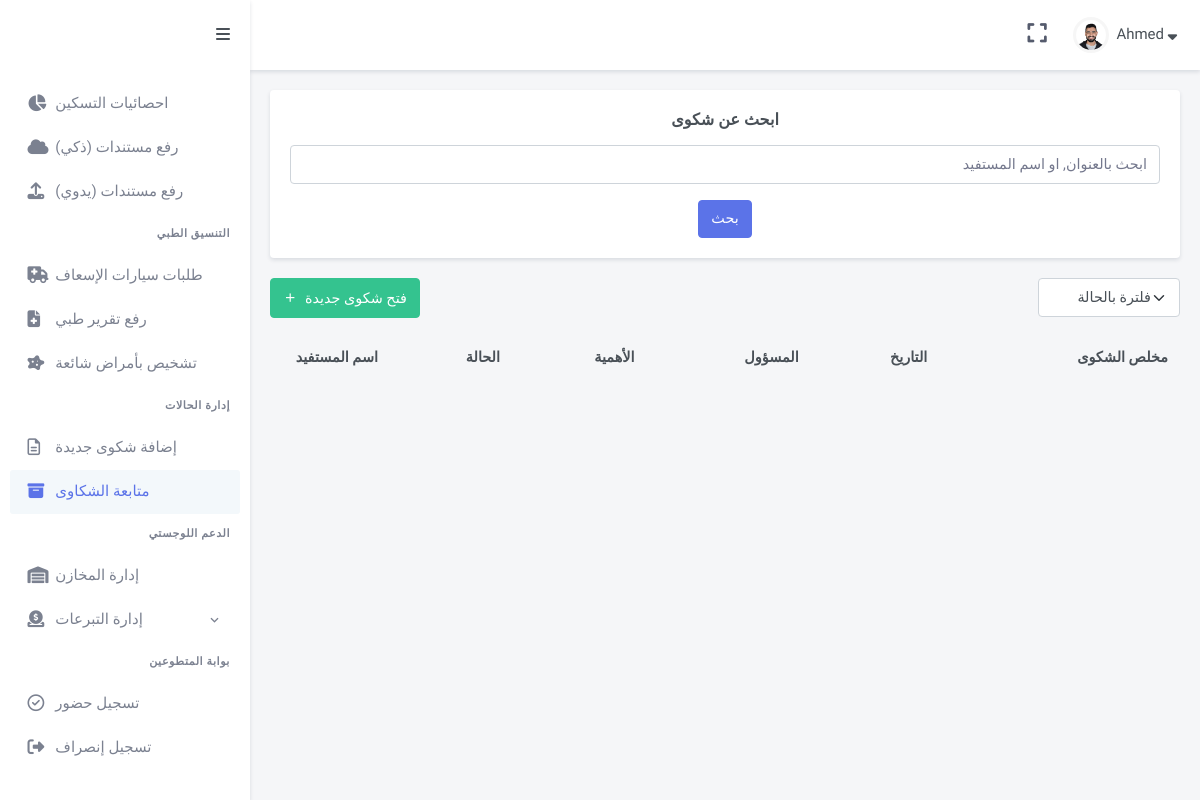
The page /case_management/cases (signed in) on the database as committed earlier.
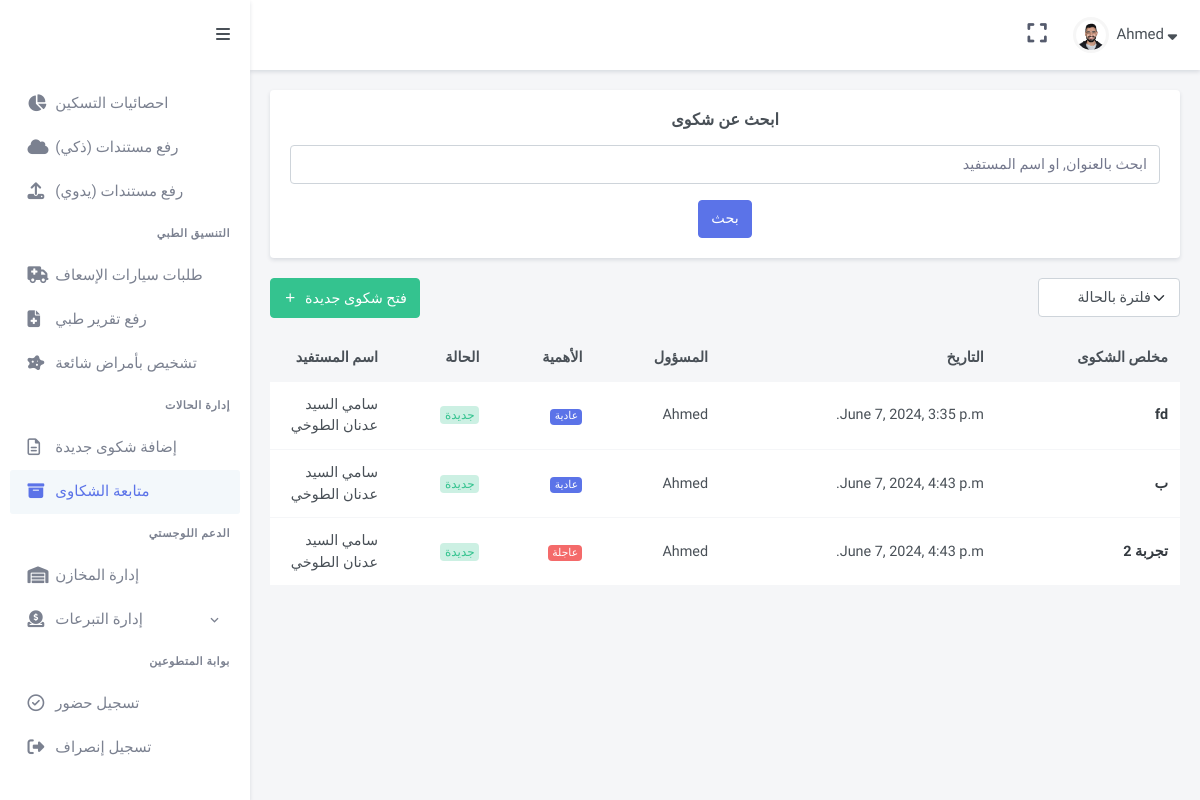
The same page on the database as committed later.
### case_management/models.py (models this page shows, shortened)
class Tickets(models.Model):
    title = models.CharField(max_length = 32)
    belongsTo = models.ForeignKey(Person, on_delete=models.CASCADE, related_name="PersonTickets")
    status = models.CharField(max_length = 32)
    is_urgent = models.BooleanField(default=False)
    date = models.DateTimeField(auto_now_add=True, blank=True)
    content = models.TextField()
    ticketScannedDocs = models.FileField(upload_to="Tickets", blank=True)
    author = models.ForeignKey(User, on_delete=models.CASCADE, related_name="authorTickets")
    caseResponsible = models.ForeignKey(User, on_delete=models.CASCADE, related_name="responsible")

### GazaResponse/models.py (models this page shows)
class Person(models.Model):
    name = models.CharField(max_length = 64)
    profile_pic = models.ImageField(upload_to="ProfilePics", blank = True)
    birthday = models.DateField()
    theType = models.CharField(max_length = 64)
    gender = models.CharField(max_length = 64, default = 'ذكر')
    idNumber = models.CharField(max_length = 64)
    code = models.CharField(max_length = 64, blank=True)
    status = models.CharField(max_length = 64)
    phoneNumber = models.CharField(max_length = 64, blank=True)
    isDisabled  = models.BooleanField(default = False)
    hasCancer = models.BooleanField(default = False)
    personGroup = models.ForeignKey(Group, on_delete=models.CASCADE, related_name="relatives")
    pHospital = models.ForeignKey(Hospital, on_delete = models.CASCADE)
    diagnosis = models.TextField(blank = True)
    accommodation  = models.ForeignKey(Apartment, on_delete = models.CASCADE, related_name="residents")
    scannedDocs = models.FileField(upload_to="IDs", blank=True)
    entryDate =  models.DateField(null=True, blank=True)
    hostingStartDate = models.DateField(null=True, blank=True)
    def __str__(self):
        return f'{self.name}'

### case_management/views.py (the view)
# urls.py: path("cases", views.retrieveAllPosts, name="cases"),
@login_required(login_url="/auth")
def retrieveAllPosts(request):
    return render(request, "cases/all_posts.html", {
        "persons": Person.objects.all(),
        "tickets": Tickets.objects.all(),
        "users": User.objects.all()
    })

### case_management/templates/cases/all_posts.html (shortened to what this page needs)
{% extends "gaza/layout.html" %}
{% load static %}
{% block body %}
<div  class="main-content">
    <div class="page-content">
        <div class="container-fluid">
            <div class="row">
                <div class="col-lg-12">
                    <div class="card">
                        <div class="card-body">
                         <h4 class="card-title text-center mb-3">
                          ابحث عن شكوى
                         </h4>
                         <form action="{% url 'case_management:searchPost' %}" method="GET" class="needs-validation" novalidate="">
                          <div class="row">
                           <div class="col-lg-12">
                            <div class="mb-3 ">
                             <div class="d-flex justify-content-center">
                             <input name="query" dir="rtl" class="form-control " id="validationCustom01" placeholder="ابحث بالعنوان, او اسم المستفيد" required="" type="text">
                            </div>
                            </div>
                           </div>
                          </div>
                          <div class="d-flex justify-content-center">
                          <button class="btn btn-primary " type="submit">
                            بحث
                          </button>
                        </div>
                         </form>
                        </div>
                       </div>
                </div>
            </div>
            <div class="row">
                <div class="col-lg-12">
                 <div>
                  <div dir="rtl" class="float-end">
                   <form action="{% url 'case_management:getcases' %}" method="POST"  class="d-inline-flex mb-3">
                    <select name="whichCases" onchange="this.form.submit();" class="form-select" id="order-selectinput">
                        <option selected disabled>فلترة بالحالة</option>
                    </select>
                   </form>
                  </div>
                  <a href="{% url 'case_management:addpost'%} ">
                  <button class="btn btn-success waves-effect waves-light mb-3" type="button">
                   <i class="mdi mdi-plus me-1">
                   </i>
                   فتح شكوى جديدة
                  </button>
                  </a>
                 </div>
                 <div dir="rtl" class="table-responsive mb-4">
                  <table class="table table-centered datatable dt-responsive nowrap table-card-list" style="border-collapse: collapse; border-spacing: 0 12px; width: 100%;">
                   <thead>
                    <tr class="bg-transparent">
                     <th>
                      مخلص الشكوى
                     </th>
                     <th>
                      التاريخ
                     </th>
                     <th>
                      المسؤول
                     </th>
                     <th>
                      الأهمية
                     </th>
                     <th>
                      الحالة
                     </th>
                     <th style="width: 120px;">
                      اسم المستفيد
                     </th>
                    </tr>
                   </thead>
                   <tbody class="table-striped">
                    {% for ticket in tickets %}
                    <tr>
                     <td>
                      <a class="text-dark fw-bold" href="{% url 'case_management:ticket_detail' ticket.id %}">
                       {{ticket.title}}
                      </a>
                     </td>
                     <td>
                      {{ticket.date}}
                     </td>
                     <td>
                      {{ticket.caseResponsible.first_name}}
                     </td>
                     <td>
                        {% if ticket.is_urgent %}
                        <span class="badge bg-danger">
                            عاجلة
                           </span>
                         {% else %}
                         <span class="badge bg-primary">
                            عادية
                           </span>
                         {% endif %}
                     </td>
                     <td>
                        {% if ticket.status == 'New' %}
                      <div class="badge bg-pill bg-soft-success font-size-12">
                       جديدة
                      </div>
                      {% elif ticket.status == 'Ongoing' %}
                      <div class="badge bg-pill bg-soft-warning font-size-12">
                        جارية
                       </div>
                       {% else %}
                       <div class="badge bg-pill bg-soft-dark font-size-12">
                        مغلقة
                       </div>
                      {% endif %}
                     </td>
                     <td>
                        {{ticket.belongsTo}}
                       </td>
                    </tr>
                    {% endfor %}
                   </tbody>
                  </table>
                 </div>
                </div>
               </div>
        </div>
    </div>
</div>
{% endblock %}

### GazaResponse/templates/gaza/layout.html (shortened to what this page needs)
{% load static %}
<!DOCTYPE html>
<html>
    <head>
        <link href = "{% static 'gaza/css/app.min.css'%}" rel="stylesheet">
        <link href = "{% static 'gaza/css/bootstrap.min.css'%}" rel="stylesheet">
        <link href = "{% static 'gaza/css/icons.min.css'%}" rel="stylesheet">
        <link href = "{% static 'gaza/libs/bootstrap-touchspin/jquery.bootstrap-touchspin.min.css'%}" rel="stylesheet">
        <link href = "{% static 'gaza/libs/select2/css/select2.min.css'%}" rel="stylesheet">
        <link rel="stylesheet" href="https://cdn.jsdelivr.net/npm/select2@4.1.0-rc.0/dist/css/select2.min.css">
        <link href = "{% static 'gaza/css/style.css'%}" rel="stylesheet">
    </head>
    <body>
        {% if user.is_authenticated %}
        <header id="page-topbar">
            <div class="navbar-header">
             <div class="d-flex">
              <div class="dropdown d-none d-lg-inline-block ms-1">
               <button class="btn header-item noti-icon waves-effect" data-bs-toggle="fullscreen" type="button">
                <i class="fas fa-expand">
                </i>
               </button>
              </div>
              <div class="dropdown d-inline-block">
               <button aria-expanded="false" aria-haspopup="true" class="btn header-item waves-effect" data-bs-toggle="dropdown" id="page-header-user-dropdown" type="button">
                <img alt="Header Avatar" class="rounded-circle header-profile-user" src="{% static 'gaza/images/users/avatar-4.jpg'%}">
                <span class="d-none d-xl-inline-block ms-1 fw-medium font-size-15">
                 {{user.first_name}}
                </span>
                <i class="fas fa-sort-down d-none d-xl-inline-block font-size-15">
                </i>
               </button>
              </div>
             </div>
            </div>
           </header>
           <div class="vertical-menu mm-active">
            <button class="btn btn-sm px-3 font-size-16 header-item waves-effect vertical-menu-btn" type="button">
             <i class="fa fa-fw fa-bars">
             </i>
            </button>
            <div class="sidebar-menu-scroll mm-show" data-simplebar="init"><div class="simplebar-wrapper" style="margin: 0px;"><div class="simplebar-height-auto-observer-wrapper"><div class="simplebar-height-auto-observer"></div></div><div class="simplebar-mask"><div class="simplebar-offset" style="right: -20px; bottom: 0px;"><div class="simplebar-content-wrapper" style="height: 100%; padding-right: 20px; padding-bottom: 0px; overflow: hidden scroll;"><div class="simplebar-content" style="padding: 0px;">
             <div id="sidebar-menu" class="mm-active">
              <ul class="metismenu list-unstyled mm-show" id="side-menu">
               <li>
                <a class="waves-effect" href="{% url 'operations:customers' %}">
                 <i class="far fa-chart-bar">
                 </i>
                </a>
               </li>
               <li>
                <a class="waves-effect" href="{% url 'operations:shelters' %}">
                  <i class="fas fa-chart-pie"></i>
                 <span>
                  احصائيات التسكين
                 </span>
                </a>
               </li>
               <li>
                <a class="waves-effect" href="{% url 'operations:upload_document' %}">
                  <i class="fa-solid fa-cloud"></i>
                 <span>
                  رفع مستندات (ذكي)
                 </span>
                </a>
               </li>
               <li>
                <a class="waves-effect" href="{% url 'operations:manual_upload_document' %}">
                  <i class="fa-solid fa-upload"></i>
                 <span>
                  رفع مستندات (يدوي)
                 </span>
                </a>
               </li>
               <li class="menu-title text-right">
                التنسيق الطبي
               </li>
               <li>
                <a class="waves-effect" href="{% url 'medical:ambulance'%}">
                  <i class="fa-solid fa-truck-medical"></i>
                 <span>
                  طلبات سيارات الإسعاف
                 </span>
                </a>
               </li>
               <li>
                <a class="waves-effect" href="{% url 'operations:manual_upload_document' %}">
                  <i class="fa-solid fa-file-medical"></i>
                 <span>
                  رفع تقرير طبي
                 </span>
                </a>
               </li>
               <li>
                <a class="waves-effect" href="{% url 'medical:assign_diseases'%}">
                  <i class="fa-solid fa-disease"></i>
                 <span>
                  تشخيص بأمراض شائعة
                </span>
                </a>
               </li>
               <li class="menu-title text-right">
                إدارة الحالات
               </li>
               <li>
                <a class="waves-effect" href="{% url 'case_management:addpost'%}">
                 <i class="far fa-file-alt">
                 </i>
                 <span>
                  إضافة شكوى جديدة
                 </span>
                </a>
               </li>
               <li>
                <a class="waves-effect" href="{% url 'case_management:cases'%}">
                 <i class="fas fa-archive">
                 </i>
                 <span>
                  متابعة الشكاوى
                 </span>
                </a>
               </li>
               <li dir="rtl" class="menu-title text-right">
                الدعم اللوجستي
               </li>
               <li>
                <a class="waves-effect" href="#">
                 <i class="fas fa-warehouse">
                 </i>
                 <span>
                  إدارة المخازن
                 </span>
                </a>
               </li>
               <li>
                <a class="has-arrow waves-effect" href="javascript: void(0);">
                 <i class="fas fa-donate">
                 </i>
                 <span>
                  إدارة التبرعات
                 </span>
                </a>
               </li>
               <li dir="rtl" class="menu-title text-right">
                بوابة المتطوعين
               </li>
               <li>
                <a class="waves-effect" href="{% url 'volunteers:arrival' %}">
                 <i class="far fa-check-circle">
                 </i>
                 <span>
                  تسجيل حضور
                 </span>
                </a>
               </li>
               <li>
                <a class="waves-effect" href="{% url 'volunteers:check_departure' %}">
                 <i class="fas fa-sign-out-alt">
                 </i>
                 <span>
                  تسجيل إنصراف
                 </span>
                </a>
               </li>
              </ul>
             </div>
            </div></div></div></div><div class="simplebar-placeholder" style="width: auto; height: 957px;"></div></div><div class="simplebar-track simplebar-vertical" style="visibility: visible;"><div class="simplebar-scrollbar" style="height: 926px; transform: translate3d(0px, 0px, 0px); display: block;"></div></div></div>
           </div>
           {% endif %}
      {% block body %}
      {% endblock %}
    </body>
</html>

### GazaResponse/static/gaza/css/style.css (style rules this page uses)
a,h1,h2,h3,h4,h5,h6,p,button,label,div { font-family: "Cairo", sans-serif !important; }
.navbar-header { background: white; }
.text-right { text-align: right !important; }

Rows that differ between the two databases and show on the page:
added Tickets: title "fd", date "June 7, 2024, 3:35 p.m.", caseResponsible.first_name "Ahmed", is_urgent "عادية", status "جديدة", belongsTo "سامي السيد عدنان الطوخي"
added Tickets: title "ب", date "June 7, 2024, 4:43 p.m.", caseResponsible.first_name "Ahmed", is_urgent "عادية", status "جديدة", belongsTo "سامي السيد عدنان الطوخي"
added Tickets: title "تجربة 2", date "June 7, 2024, 4:43 p.m.", caseResponsible.first_name "Ahmed", is_urgent "عاجلة", status "جديدة", belongsTo "سامي السيد عدنان الطوخي"
